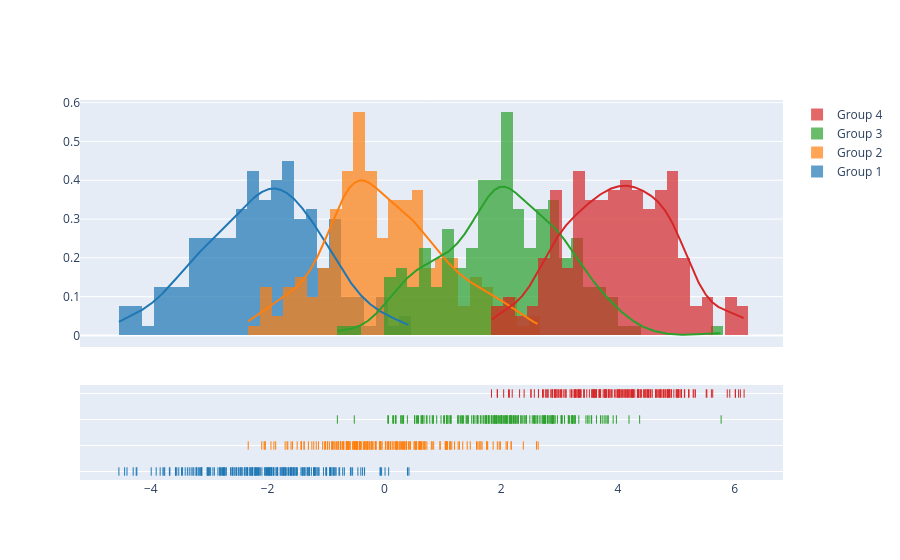

Notebook code cell kept with this figure:
### Code cell
import plotly.figure_factory as ff

# Add histogram data
x1 = np.random.randn(200) - 2
x2 = np.random.randn(200)
x3 = np.random.randn(200) + 2
x4 = np.random.randn(200) + 4

# Group data together
hist_data = [x1, x2, x3, x4]

group_labels = ['Group 1', 'Group 2', 'Group 3', 'Group 4']

# Create distplot with custom bin_size
fig = ff.create_distplot(hist_data, group_labels, bin_size=.2)
fig.show()

### Figure 1 — Plotly figure (JSON) as saved in the notebook; plotly's stock layout.template omitted (floating-point values rounded to 4 significant figures; data arrays with more than 128 entries replaced by an {"elided": "..."} marker saying what was removed)
{"data": [{"autobinx": false, "histnorm": "probability density", "legendgroup": "Group 1", "marker": {"color": "rgb(31, 119, 180)"}, "name": "Group 1", "opacity": 0.7, "type": "histogram", "x": {"elided": "200 float values"}, "xaxis": "x", "xbins": {"end": 0.4205, "size": 0.2, "start": -4.546}, "yaxis": "y"}, {"autobinx": false, "histnorm": "probability density", "legendgroup": "Group 2", "marker": {"color": "rgb(255, 127, 14)"}, "name": "Group 2", "opacity": 0.7, "type": "histogram", "x": {"elided": "200 float values"}, "xaxis": "x", "xbins": {"end": 2.634, "size": 0.2, "start": -2.331}, "yaxis": "y"}, {"autobinx": false, "histnorm": "probability density", "legendgroup": "Group 3", "marker": {"color": "rgb(44, 160, 44)"}, "name": "Group 3", "opacity": 0.7, "type": "histogram", "x": {"elided": "200 float values"}, "xaxis": "x", "xbins": {"end": 5.767, "size": 0.2, "start": -0.805}, "yaxis": "y"}, {"autobinx": false, "histnorm": "probability density", "legendgroup": "Group 4", "marker": {"color": "rgb(214, 39, 40)"}, "name": "Group 4", "opacity": 0.7, "type": "histogram", "x": {"elided": "200 float values"}, "xaxis": "x", "xbins": {"end": 6.16, "size": 0.2, "start": 1.835}, "yaxis": "y"}, {"legendgroup": "Group 1", "marker": {"color": "rgb(31, 119, 180)"}, "mode": "lines", "name": "Group 1", "showlegend": false, "type": "scatter", "x": {"elided": "500 float values"}, "xaxis": "x", "y": {"elided": "500 float values"}, "yaxis": "y"}, {"legendgroup": "Group 2", "marker": {"color": "rgb(255, 127, 14)"}, "mode": "lines", "name": "Group 2", "showlegend": false, "type": "scatter", "x": {"elided": "500 float values"}, "xaxis": "x", "y": {"elided": "500 float values"}, "yaxis": "y"}, {"legendgroup": "Group 3", "marker": {"color": "rgb(44, 160, 44)"}, "mode": "lines", "name": "Group 3", "showlegend": false, "type": "scatter", "x": {"elided": "500 float values"}, "xaxis": "x", "y": {"elided": "500 float values"}, "yaxis": "y"}, {"legendgroup": "Group 4", "marker": {"color": "rgb(214, 39, 40)"}, "mode": "lines", "name": "Group 4", "showlegend": false, "type": "scatter", "x": {"elided": "500 float values"}, "xaxis": "x", "y": {"elided": "500 float values"}, "yaxis": "y"}, {"legendgroup": "Group 1", "marker": {"color": "rgb(31, 119, 180)", "symbol": "line-ns-open"}, "mode": "markers", "name": "Group 1", "showlegend": false, "type": "scatter", "x": {"elided": "200 float values"}, "xaxis": "x", "y": {"elided": "200 str values"}, "yaxis": "y2"}, {"legendgroup": "Group 2", "marker": {"color": "rgb(255, 127, 14)", "symbol": "line-ns-open"}, "mode": "markers", "name": "Group 2", "showlegend": false, "type": "scatter", "x": {"elided": "200 float values"}, "xaxis": "x", "y": {"elided": "200 str values"}, "yaxis": "y2"}, {"legendgroup": "Group 3", "marker": {"color": "rgb(44, 160, 44)", "symbol": "line-ns-open"}, "mode": "markers", "name": "Group 3", "showlegend": false, "type": "scatter", "x": {"elided": "200 float values"}, "xaxis": "x", "y": {"elided": "200 str values"}, "yaxis": "y2"}, {"legendgroup": "Group 4", "marker": {"color": "rgb(214, 39, 40)", "symbol": "line-ns-open"}, "mode": "markers", "name": "Group 4", "showlegend": false, "type": "scatter", "x": {"elided": "200 float values"}, "xaxis": "x", "y": {"elided": "200 str values"}, "yaxis": "y2"}], "layout": {"barmode": "overlay", "hovermode": "closest", "legend": {"traceorder": "reversed"}, "xaxis": {"anchor": "y2", "domain": [0.0, 1.0], "zeroline": false}, "yaxis": {"anchor": "free", "domain": [0.35, 1], "position": 0.0}, "yaxis2": {"anchor": "x", "domain": [0, 0.25], "dtick": 1, "showticklabels": false}}}
